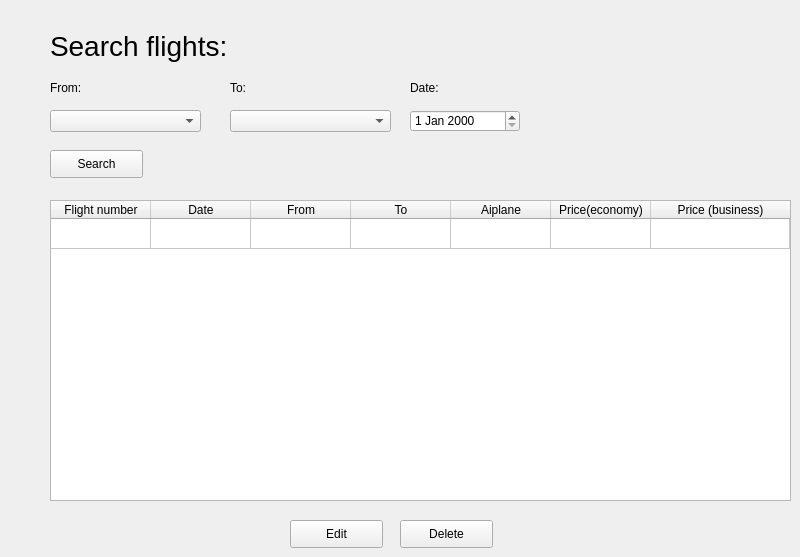
      <widget class="QWidget" name="searchFlights">
       <attribute name="title">
        <string>Search Flight</string>
       </attribute>
       <widget class="QLabel" name="label_4">
        <property name="geometry">
         <rect>
          <x>50</x>
          <y>20</y>
          <width>241</width>
          <height>51</height>
         </rect>
        </property>
        <property name="styleSheet">
         <string notr="true">font-size: 28px</string>
        </property>
        <property name="text">
         <string>Search flights:</string>
        </property>
       </widget>
       <widget class="QPushButton" name="searchFlightsButton">
        <property name="geometry">
         <rect>
          <x>50</x>
          <y>150</y>
          <width>93</width>
          <height>28</height>
         </rect>
        </property>
        <property name="text">
         <string>Search</string>
        </property>
       </widget>
       <widget class="QTableWidget" name="searchFlightsResultTable">
        <property name="geometry">
         <rect>
          <x>50</x>
          <y>200</y>
          <width>741</width>
          <height>301</height>
         </rect>
        </property>
        <property name="sizeAdjustPolicy">
         <enum>QAbstractScrollArea::AdjustToContents</enum>
        </property>
        <property name="rowCount">
         <number>1</number>
        </property>
        <property name="columnCount">
         <number>7</number>
        </property>
        <attribute name="horizontalHeaderCascadingSectionResizes">
         <bool>true</bool>
        </attribute>
        <attribute name="horizontalHeaderStretchLastSection">
         <bool>true</bool>
        </attribute>
        <attribute name="verticalHeaderVisible">
         <bool>false</bool>
        </attribute>
        <attribute name="verticalHeaderHighlightSections">
         <bool>true</bool>
        </attribute>
        <attribute name="verticalHeaderStretchLastSection">
         <bool>false</bool>
        </attribute>
        <row/>
        <column>
         <property name="text">
          <string>Flight number</string>
         </property>
        </column>
        <column>
         <property name="text">
          <string>Date</string>
         </property>
        </column>
        <column>
         <property name="text">
          <string>From</string>
         </property>
        </column>
        <column>
         <property name="text">
          <string>To</string>
         </property>
        </column>
        <column>
         <property name="text">
          <string>Aiplane</string>
         </property>
        </column>
        <column>
         <property name="text">
          <string>Price(economy)</string>
         </property>
        </column>
        <column>
         <property name="text">
          <string>Price (business)</string>
         </property>
        </column>
       </widget>
       <widget class="QPushButton" name="editButton_2">
        <property name="geometry">
         <rect>
          <x>290</x>
          <y>520</y>
          <width>93</width>
          <height>28</height>
         </rect>
        </property>
        <property name="text">
         <string>Edit</string>
        </property>
       </widget>
       <widget class="QPushButton" name="deletButton_2">
        <property name="geometry">
         <rect>
          <x>400</x>
          <y>520</y>
          <width>93</width>
          <height>28</height>
         </rect>
        </property>
        <property name="text">
         <string>Delete</string>
        </property>
       </widget>
       <widget class="QComboBox" name="fromBox">
        <property name="geometry">
         <rect>
          <x>50</x>
          <y>110</y>
          <width>151</width>
          <height>22</height>
         </rect>
        </property>
       </widget>
       <widget class="QComboBox" name="toBox">
        <property name="geometry">
         <rect>
          <x>230</x>
          <y>110</y>
          <width>161</width>
          <height>22</height>
         </rect>
        </property>
       </widget>
       <widget class="QDateEdit" name="flightDateEdit">
        <property name="geometry">
         <rect>
          <x>410</x>
          <y>110</y>
          <width>110</width>
          <height>22</height>
         </rect>
        </property>
       </widget>
       <widget class="QLabel" name="label_5">
        <property name="geometry">
         <rect>
          <x>50</x>
          <y>80</y>
          <width>55</width>
          <height>16</height>
         </rect>
        </property>
        <property name="text">
         <string>From:</string>
        </property>
       </widget>
       <widget class="QLabel" name="label_6">
        <property name="geometry">
         <rect>
          <x>230</x>
          <y>80</y>
          <width>55</width>
          <height>16</height>
         </rect>
        </property>
        <property name="text">
         <string>To:</string>
        </property>
       </widget>
       <widget class="QLabel" name="label_7">
        <property name="geometry">
         <rect>
          <x>410</x>
          <y>80</y>
          <width>55</width>
          <height>16</height>
         </rect>
        </property>
        <property name="text">
         <string>Date:</string>
        </property>
       </widget>
      </widget>
